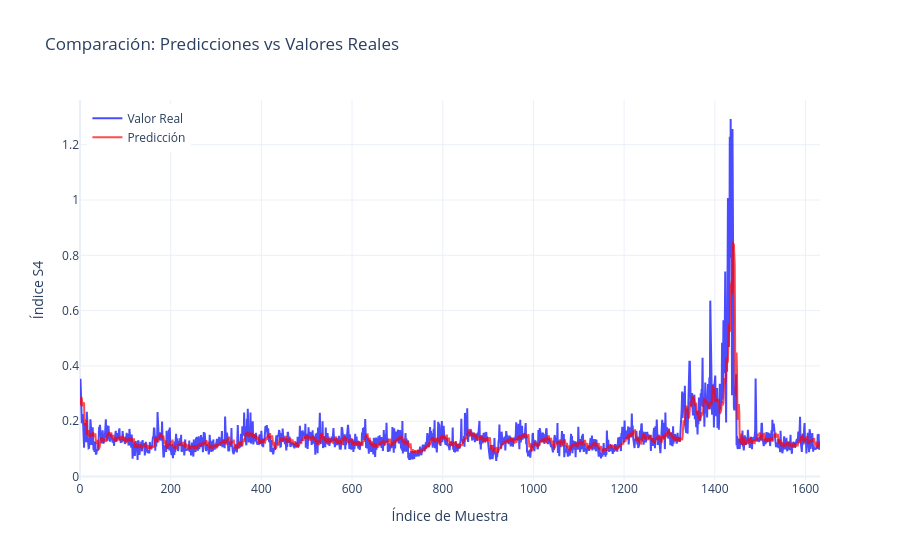

Here is the notebook cell this chart was saved with:
### Code cell
import plotly.graph_objects as go

# Crear el eje X basado en el índice de muestra
# Asegurarse de que sean arrays planos y del mismo tamaño
y_real = np.ravel(y_test_original)
y_pred = np.ravel(y_pred_inv)
x_vals = list(range(len(y_test_original)))

# Crear figura interactiva
fig = go.Figure()

# Trazar valores reales
fig.add_trace(go.Scatter(
    x=x_vals,
    y=y_real,
    mode='lines',
    name='Valor Real',
    line=dict(color='blue'),
    opacity=0.7
))

# Trazar predicciones
fig.add_trace(go.Scatter(
    x=x_vals,
    y=y_pred,
    mode='lines',
    name='Predicción',
    line=dict(color='red'),
    opacity=0.7
))

# Personalización del gráfico
fig.update_layout(
    title='Comparación: Predicciones vs Valores Reales',
    xaxis_title='Índice de Muestra',
    yaxis_title='Índice S4',
    legend=dict(x=0.01, y=0.99),
    template='plotly_white',
    hovermode='x unified'
)

fig.show()

### Figure 1 — Plotly figure (JSON) as saved in the notebook; plotly's stock layout.template omitted (floating-point values rounded to 4 significant figures; data arrays with more than 128 entries replaced by an {"elided": "..."} marker saying what was removed)
{"data": [{"line": {"color": "blue"}, "mode": "lines", "name": "Valor Real", "opacity": 0.7, "type": "scatter", "x": {"elided": "1633 int values"}, "y": {"elided": "8165 float values"}}, {"line": {"color": "red"}, "mode": "lines", "name": "Predicción", "opacity": 0.7, "type": "scatter", "x": {"elided": "1633 int values"}, "y": {"elided": "8165 float values"}}], "layout": {"autosize": true, "hovermode": "x unified", "legend": {"x": 0.01, "y": 0.99}, "title": {"text": "Comparación: Predicciones vs Valores Reales"}, "xaxis": {"autorange": true, "range": [0, 1632], "title": {"text": "Índice de Muestra"}, "type": "linear"}, "yaxis": {"autorange": true, "range": [-0.01272, 1.362], "title": {"text": "Índice S4"}, "type": "linear"}}}
